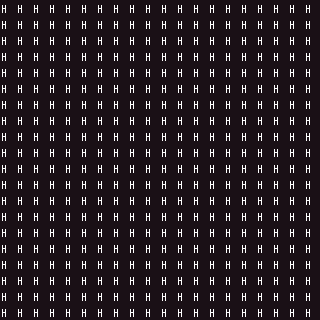

Tiled map render using the project's own tile images. Description and the whole map definition, tile-layer contents included, below:
An orthogonal 20x20 tile map with 16x16 px tiles, 1 tile layer (prototype).

<map version="1.10" tiledversion="1.10.2" orientation="orthogonal" renderorder="right-down" width="20" height="20" tilewidth="16" tileheight="16" infinite="0" nextlayerid="9" nextobjectid="1">
 <tileset firstgid="6" source="TangerineTavernPNG_PetricakeGames.tsx" />
 <layer id="1" name="prototype" width="20" height="20">
  <data encoding="csv">
114,114,114,114,114,114,114,114,114,114,114,114,114,114,114,114,114,114,114,114,
114,114,114,114,114,114,114,114,114,114,114,114,114,114,114,114,114,114,114,114,
114,114,114,114,114,114,114,114,114,114,114,114,114,114,114,114,114,114,114,114,
114,114,114,114,114,114,114,114,114,114,114,114,114,114,114,114,114,114,114,114,
114,114,114,114,114,114,114,114,114,114,114,114,114,114,114,114,114,114,114,114,
114,114,114,114,114,114,114,114,114,114,114,114,114,114,114,114,114,114,114,114,
114,114,114,114,114,114,114,114,114,114,114,114,114,114,114,114,114,114,114,114,
114,114,114,114,114,114,114,114,114,114,114,114,114,114,114,114,114,114,114,114,
114,114,114,114,114,114,114,114,114,114,114,114,114,114,114,114,114,114,114,114,
114,114,114,114,114,114,114,114,114,114,114,114,114,114,114,114,114,114,114,114,
114,114,114,114,114,114,114,114,114,114,114,114,114,114,114,114,114,114,114,114,
114,114,114,114,114,114,114,114,114,114,114,114,114,114,114,114,114,114,114,114,
114,114,114,114,114,114,114,114,114,114,114,114,114,114,114,114,114,114,114,114,
114,114,114,114,114,114,114,114,114,114,114,114,114,114,114,114,114,114,114,114,
114,114,114,114,114,114,114,114,114,114,114,114,114,114,114,114,114,114,114,114,
114,114,114,114,114,114,114,114,114,114,114,114,114,114,114,114,114,114,114,114,
114,114,114,114,114,114,114,114,114,114,114,114,114,114,114,114,114,114,114,114,
114,114,114,114,114,114,114,114,114,114,114,114,114,114,114,114,114,114,114,114,
114,114,114,114,114,114,114,114,114,114,114,114,114,114,114,114,114,114,114,114,
114,114,114,114,114,114,114,114,114,114,114,114,114,114,114,114,114,114,114,114
</data>
 </layer>
</map>
